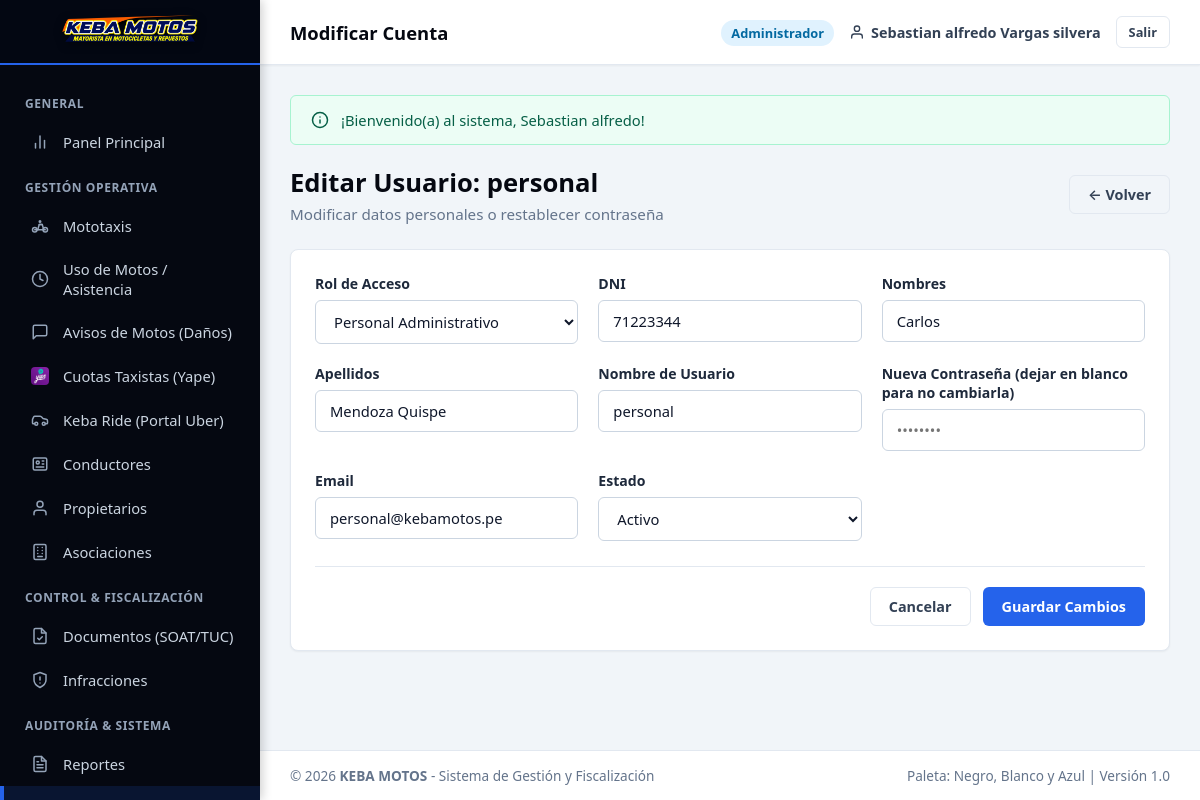
Before: /vista/usuarios/editar_usuario.php?id=3 (signed in) with the older database file.
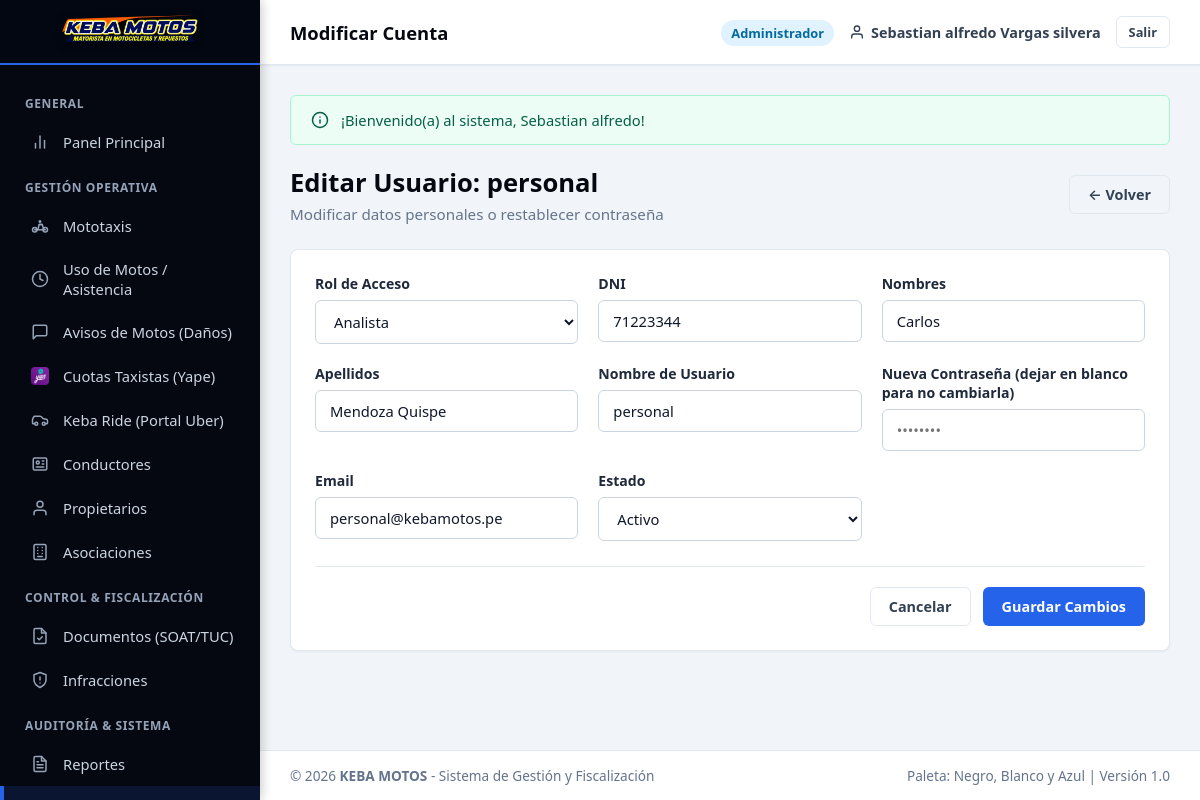
After: the same page with the newer database file.
### tables this page shows
CREATE TABLE `usuarios` (
  `id_usuario` INT AUTO_INCREMENT PRIMARY KEY,
  `id_rol` INT NOT NULL,
  `dni` VARCHAR(8) NOT NULL UNIQUE,
  `nombres` VARCHAR(100) NOT NULL,
  `apellidos` VARCHAR(100) NOT NULL,
  `usuario` VARCHAR(50) NOT NULL UNIQUE,
  `password` VARCHAR(255) NOT NULL,
  `email` VARCHAR(100) UNIQUE NULL,
  `telefono` VARCHAR(20) NULL,
  `estado` ENUM('Activo', 'Inactivo') DEFAULT 'Activo',
  `ultimo_login` DATETIME NULL,
  `token_recuperacion` VARCHAR(100) NULL,
  `token_expira` DATETIME NULL,
  `created_at` TIMESTAMP DEFAULT CURRENT_TIMESTAMP,
  `updated_at` TIMESTAMP DEFAULT CURRENT_TIMESTAMP ON UPDATE CURRENT_TIMESTAMP,
  CONSTRAINT `fk_usuarios_roles` FOREIGN KEY (`id_rol`) REFERENCES `roles` (`id_rol`) ON UPDATE CASCADE
);

CREATE TABLE `roles` (
  `id_rol` INT AUTO_INCREMENT PRIMARY KEY,
  `nombre_rol` VARCHAR(50) NOT NULL UNIQUE,
  `descripcion` VARCHAR(255) NULL,
  `created_at` TIMESTAMP DEFAULT CURRENT_TIMESTAMP
);

### vista/usuarios/editar_usuario.php (the view, shortened to what the changed rows need)
<?php
require_once dirname(__DIR__) . '/plantillas/header.php';
require_once dirname(__DIR__) . '/plantillas/navbar.php';
require_once dirname(dirname(__DIR__)) . '/modelos/Usuario.php';
$id = (int)($_GET['id'] ?? 0);
$userMod = new Usuario();
$u = $userMod->obtenerPorId($id);
try {
    $db = Database::conectar();
    $rolesDisponibles = $db->query("SELECT * FROM roles ORDER BY id_rol ASC")->fetchAll();
} catch (Exception $e) {
    $rolesDisponibles = [];
}
?>
<div class="page-header">
    <div>
        <h1 class="page-title">Editar Usuario: <?= htmlspecialchars($u['usuario']) ?></h1>
        <p class="page-subtitle">Modificar datos personales o restablecer contraseña</p>
    </div>
</div>
<div class="card">
    <form action="<?= controladorUrl('auth/registro_usuario.php') ?>" method="POST">
        <div class="form-grid">
            <div class="form-group">
                <label for="id_rol">Rol de Acceso</label>
                <select id="id_rol" name="id_rol" class="form-control" required>
                    <?php if (!empty($rolesDisponibles)): ?>
                        <?php foreach ($rolesDisponibles as $r): ?>
                            <option value="<?= $r['id_rol'] ?>" <?= $u['id_rol'] == $r['id_rol'] ? 'selected' : '' ?>>
                                <?= htmlspecialchars($r['nombre_rol']) ?>
                            </option>
                        <?php endforeach; ?>
                    <?php else: ?>
                        <option value="1" <?= $u['id_rol'] == 1 ? 'selected' : '' ?>>Administrador</option>
                        <option value="2" <?= $u['id_rol'] == 2 ? 'selected' : '' ?>>Analista</option>
                        <option value="3" <?= $u['id_rol'] == 3 ? 'selected' : '' ?>>Taxistas</option>
                    <?php endif; ?>
                </select>
            </div>
            <div class="form-group">
                <label for="dni">DNI</label>
                <input type="text" id="dni" name="dni" class="form-control" value="<?= htmlspecialchars($u['dni']) ?>" required maxlength="8">
            </div>
            <div class="form-group">
                <label for="nombres">Nombres</label>
                <input type="text" id="nombres" name="nombres" class="form-control" value="<?= htmlspecialchars($u['nombres']) ?>" required>
            </div>
            <div class="form-group">
                <label for="apellidos">Apellidos</label>
                <input type="text" id="apellidos" name="apellidos" class="form-control" value="<?= htmlspecialchars($u['apellidos']) ?>" required>
            </div>
            <div class="form-group">
                <label for="usuario">Nombre de Usuario</label>
                <input type="text" id="usuario" name="usuario" class="form-control" value="<?= htmlspecialchars($u['usuario']) ?>" required>
            </div>
            <div class="form-group">
                <label for="email">Email</label>
                <input type="email" id="email" name="email" class="form-control" value="<?= htmlspecialchars($u['email'] ?? '') ?>">
            </div>
            <div class="form-group">
                <label for="estado">Estado</label>
                <select id="estado" name="estado" class="form-control">
                    <option value="Activo" <?= $u['estado'] === 'Activo' ? 'selected' : '' ?>>Activo</option>
                </select>
            </div>
        </div>
    </form>
</div>
<?php require_once dirname(__DIR__) . '/plantillas/footer.php'; ?>

Changed rows visible on the page:
changed through a linked row, usuarios "personal": id_rol "Personal Administrativo" → "Analista"
